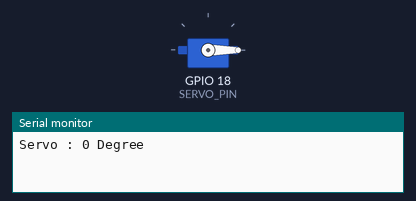
Recording of a sketch running on a simulated ESP32. On the bench: servo, the last lines printed to the serial monitor. Servo pulses on a pin are drawn as a servo (544–2400 µs = 0–180°).

Above: at 0.05 s.
At 3.0 s:
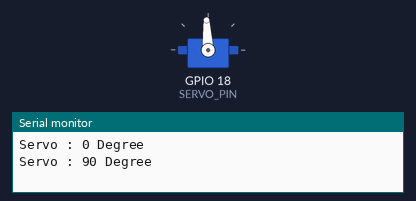
At 6.0 s:
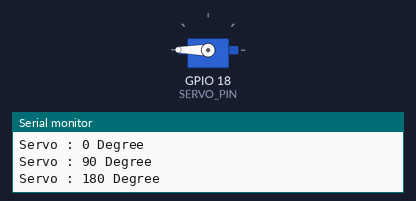
Timing chart, 0 to 7.8 s (numbered marks = the images above):
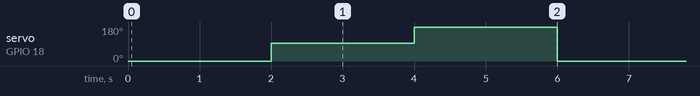

The sketch:

code.ino
```cpp
#include <stdio.h>
#include "freertos/FreeRTOS.h"
#include "freertos/task.h"
#include "driver/ledc.h"

#define SERVO_PIN GPIO_NUM_18

void app_main(void)
{
    ledc_timer_config_t ledc_timer = {
        .speed_mode = LEDC_LOW_SPEED_MODE,
        .timer_num = LEDC_TIMER_0,
        .duty_resolution = LEDC_TIMER_14_BIT,
        .freq_hz = 50,
        .clk_cfg = LEDC_AUTO_CLK
    };

    ledc_timer_config(&ledc_timer);

    ledc_channel_config_t ledc_channel = {
        .gpio_num = SERVO_PIN,
        .speed_mode = LEDC_LOW_SPEED_MODE,
        .channel = LEDC_CHANNEL_0,
        .timer_sel = LEDC_TIMER_0,
        .duty = 0,
        .hpoint = 0
    };

    ledc_channel_config(&ledc_channel);

    while (1)
    {
        // 0 Degree
        ledc_set_duty(LEDC_LOW_SPEED_MODE, LEDC_CHANNEL_0, 410);
        ledc_update_duty(LEDC_LOW_SPEED_MODE, LEDC_CHANNEL_0);
        printf("Servo : 0 Degree\n");
        vTaskDelay(pdMS_TO_TICKS(2000));

        // 90 Degree
        ledc_set_duty(LEDC_LOW_SPEED_MODE, LEDC_CHANNEL_0, 1230);
        ledc_update_duty(LEDC_LOW_SPEED_MODE, LEDC_CHANNEL_0);
        printf("Servo : 90 Degree\n");
        vTaskDelay(pdMS_TO_TICKS(2000));

        // 180 Degree
        ledc_set_duty(LEDC_LOW_SPEED_MODE, LEDC_CHANNEL_0, 2050);
        ledc_update_duty(LEDC_LOW_SPEED_MODE, LEDC_CHANNEL_0);
        printf("Servo : 180 Degree\n");
        vTaskDelay(pdMS_TO_TICKS(2000));
    }
}
```

Measured:
- by itself, servo on GPIO 18 (SERVO_PIN): repeats every 6.0 s: 180° 2.0 s, 0° 2.0 s, 93° 2.0 s
